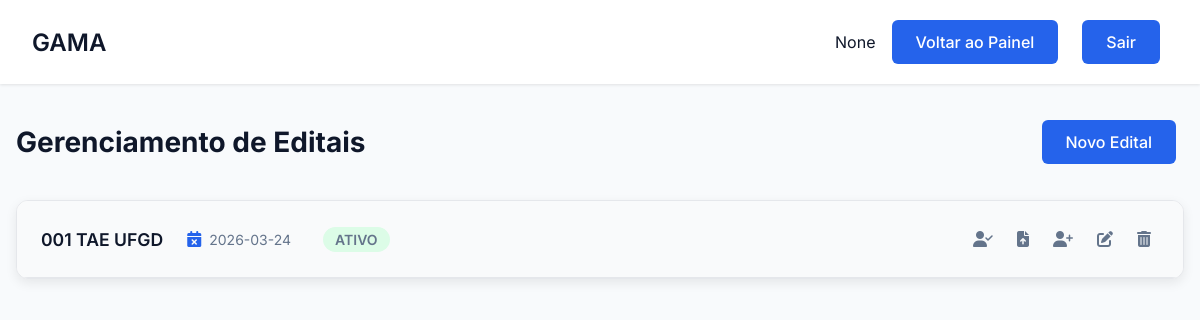
The app's page /edital/painel, older data.
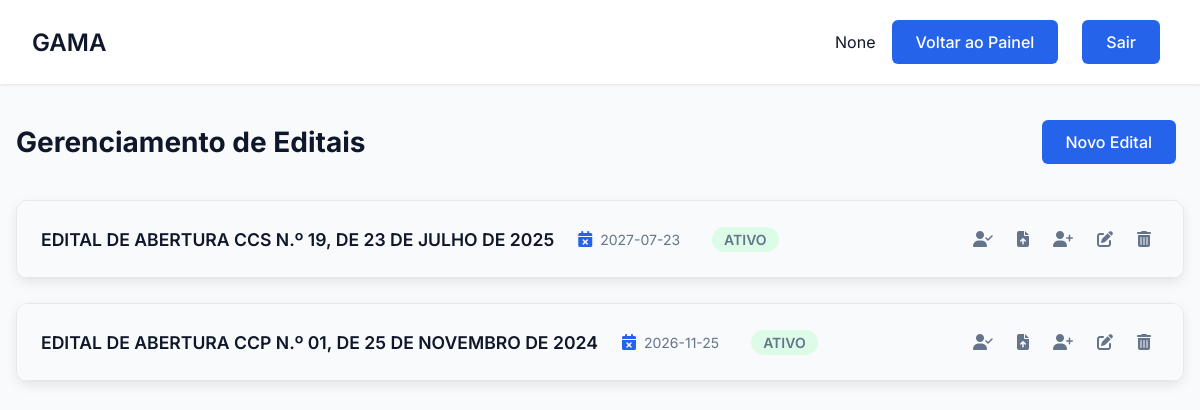
The same page, newer data.
### tables this page shows
CREATE TABLE Edital (
        id_edital INTEGER PRIMARY KEY AUTOINCREMENT,
        numero_edital TEXT NOT NULL UNIQUE,
        data_edital DATE NOT NULL,
        data_publicacao DATE NOT NULL,
        vencimento_edital DATE NOT NULL,
        prazo_prorrogacao INTEGER,
        status TEXT NOT NULL CHECK (status IN ('ativo', 'inativo', 'prorrogado'))
    );

### gama/routes/edital_routes.py (the view)
@edital_bp.route('/painel')
def painel():
    if not check_admin():
        flash('Acesso negado. Apenas administradores podem gerenciar editais.', 'error')
        return redirect(url_for('auth.login'))
    editais_raw = Edital.get_all()
    editais_com_status_vencimento = []
    hoje = date.today()
    tres_meses_frente = hoje + timedelta(days=90)
    for edital_tuple in editais_raw:
        edital_lista = list(edital_tuple)
        status_vencimento = 'ok'
        try:
            data_vencimento = datetime.strptime(edital_lista[4], '%Y-%m-%d').date()
            if data_vencimento < hoje:
                status_vencimento = 'vencido'
            elif hoje <= data_vencimento <= tres_meses_frente:
                status_vencimento = 'proximo'
        except (ValueError, TypeError):
            pass
        edital_lista.append(status_vencimento)
        editais_com_status_vencimento.append(edital_lista)
    candidatos_agrupados = {}
    candidatos_simples = {}
    for edital in editais_com_status_vencimento:
        todos_candidatos_do_edital = Candidato.get_by_edital(edital[0])
        candidatos_simples[edital[0]] = todos_candidatos_do_edital
        candidatos_agrupados_por_cargo = defaultdict(list)
        for candidato in todos_candidatos_do_edital:
            nome_cargo = candidato[11]
            candidatos_agrupados_por_cargo[nome_cargo].append(candidato)
        candidatos_agrupados[edital[0]] = dict(sorted(candidatos_agrupados_por_cargo.items()))
    return render_template(
        'edital.html',
        nome=session.get('nome'),
        editais=editais_com_status_vencimento,
        candidatos_por_edital_agrupado=candidatos_agrupados,
        candidatos_por_edital_simples=candidatos_simples
    )

### app.py (called while the page is built)
@app.before_request
def make_session_permanent():
    session.permanent = True

### gama/database/database.py (called while the page is built)
def conectar():
    diretorio_db = "gama/database"
    if not os.path.exists(diretorio_db):
        os.makedirs(diretorio_db)
    return sqlite3.connect(f"{diretorio_db}/editais.db")

### gama/models/candidato.py (called while the page is built)
    @staticmethod
    def get_by_edital(id_edital):
        conn = conectar()
        cursor = conn.cursor()
        try:
            query = """
                SELECT cand.*, carg.nome_cargo, carg.padrao_vencimento
                FROM Candidato cand
                JOIN Cargo carg ON cand.id_cargo = carg.id_cargo
                WHERE cand.id_edital = ?
                ORDER BY cand.classificacao ASC
            """
            cursor.execute(query, (id_edital,))
            return cursor.fetchall()
        finally:
            conn.close()

### gama/models/edital.py (called while the page is built)
    @staticmethod
    def get_all():
        conn = conectar()
        cursor = conn.cursor()
        try:
            cursor.execute("SELECT * FROM Edital ORDER BY data_publicacao DESC")
            return cursor.fetchall()
        except sqlite3.Error as e:
            print(f"Erro ao buscar editais: {e}")
            return []
        finally:
            conn.close()

### gama/templates/edital.html (shortened to what this page needs)
<!DOCTYPE html>
<html lang="pt-BR">
<head>
    <link rel="stylesheet" href="{{ url_for('static', filename='css/estilo.css') }}">
    <link rel="stylesheet" href="{{ url_for('static', filename='css/dashboard.css') }}">
    <link rel="stylesheet" href="{{ url_for('static', filename='css/gerenciar_editais.css') }}">
    <link rel="stylesheet" href="https://cdnjs.cloudflare.com/ajax/libs/font-awesome/6.5.0/css/all.min.css">
</head>
<body>
    <div class="dashboard">
        <header class="dashboard-header">
            <nav class="dashboard-nav container">
                <h1 class="dashboard-title">GAMA</h1>
                <div class="dashboard-user">
                    <span>{{ session.get('nome') }}</span>
                    {% if session.get('tipo') == 'administrador' %}
                        <a href="{{ url_for('admin.painel_admin') }}" class="btn btn-secondary">Voltar ao Painel</a>
                    {% else %}
                        <a href="{{ url_for('usuarios.painel_usuario') }}" class="btn btn-secondary">Voltar ao Painel</a>
                    {% endif %}
                    <a href="{{ url_for('auth.logout') }}" class="btn btn-primary">Sair</a>
                </div>
            </nav>
        </header>
        <main class="dashboard-content container">
            <div class="section-header">
                <h2 class="page-title">Gerenciamento de Editais</h2>
                <button class="btn btn-primary" onclick="openEditalModal(null)">
                     Novo Edital
                </button>
            </div>
            {% for edital in editais %}
            <div class="edital-card" id="edital-{{ edital[0] }}">
                <div class="edital-header" onclick="toggleContent('body-edital-{{ edital[0] }}', this)">
                    <div class="edital-info">
                        <strong>{{ edital[1] }}</strong>
                        {% set status_vencimento = edital[7] %}
                        <span class="status-vencimento {{ status_vencimento }}" title="Data de Vencimento">
                            <i class="fas fa-calendar-times"></i> {{ edital[4] }}
                        </span>
                        <span title="Status">
                            {% if edital[6] == 'ativo' %}<span class="badge badge-success">Ativo</span>
                            {% elif edital[6] == 'inativo' %}<span class="badge badge-danger">Inativo</span>
                            {% else %}<span class="badge badge-warning">Prorrogado</span>{% endif %}
                        </span>
                    </div>
                    <div class="actions">
                        <button class="icon-button" title="Nomear em Lote" onclick="event.stopPropagation(); openNomearLoteModal({{ edital[0] }});"><i class="fas fa-user-check"></i></button>
                        <button class="icon-button" title="Adicionar em Lote" onclick="event.stopPropagation(); openLoteModal({{ edital[0] }});"><i class="fas fa-file-upload"></i></button>
                        <button class="icon-button" title="Adicionar Candidato" onclick="event.stopPropagation(); openCandidatoModal(null, {{ edital[0] }});"><i class="fas fa-user-plus"></i></button>
                        <button class="icon-button" title="Editar Edital" data-edital='{{ edital|tojson }}' onclick="event.stopPropagation(); openEditalModal(this)"><i class="fas fa-edit"></i></button>
                        <form action="{{ url_for('edital.remover_edital', id_edital=edital[0]) }}" method="POST" onsubmit="return confirm('Atenção! Isso removerá o edital e todos os seus candidatos. Deseja continuar?');" style="display: inline;">
                            <button type="submit" class="icon-button" title="Remover Edital"><i class="fas fa-trash-alt"></i></button>
                        </form>
                    </div>
                </div>
            </div>
            {% else %}
                <div class="empty-state"><i class="fas fa-file-excel"></i><p>Nenhum edital encontrado.</p></div>
            {% endfor %}
        </main>
    </div>
</body>
</html>

Row changes from the older to the newer data that the page shows:
added Edital: numero_edital "EDITAL DE ABERTURA CCS N.º 19, DE 23 DE JULHO DE 2025", vencimento_edital "2027-07-23", status "ATIVO"
changed Edital: numero_edital "001 TAE UFGD" → "EDITAL DE ABERTURA CCP N.º 01, DE 25 DE NOVEMBRO DE 2024"; vencimento_edital "2026-03-24" → "2026-11-25"
